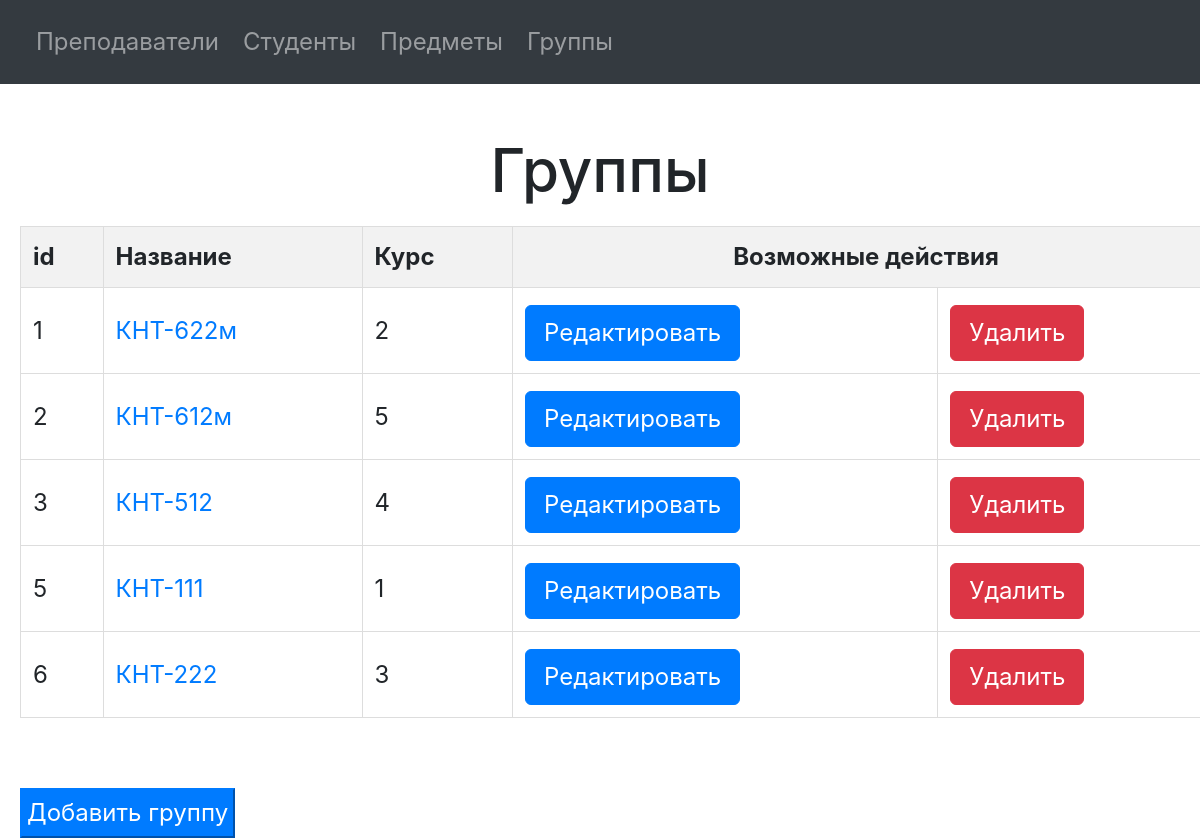
The app's page /groups/ with its own data.
### university/models.py (models this page shows, shortened)
class Group(models.Model):
    title = models.CharField(max_length=10, verbose_name="Название группы")
    course = models.IntegerField(choices=COURSE_CHOICES, verbose_name="Курс обучения")
    class Meta:
        verbose_name = "Группа"
        verbose_name_plural = "Группы"

### university/views.py (the view)
# urls.py: path('groups/', get_groups, name='add_groups'),
def get_groups(request):
    groups = Group.objects.all()
    context = {
        'groups': groups,
    }
    return render(request, "group/view_groups.html", context)

### templates/group/view_groups.html (shortened to what this page needs)
{% include "navigation.html" %}
<!DOCTYPE html>
<html lang="en">
<head>
</head>
<body>
<h1>Группы</h1>
<table border="1px solid black">
    <thead>
    <tr>
        <th>id</th>
        <th>Название</th>
        <th>Курс</th>
        <th colspan="2" style="text-align: center">Возможные действия</th>
    </tr>
    </thead>
    <tbody>
    {% for group in groups %}
        <tr>
            <td>{{ group.id }}</td>
            <td><a href="/group/{{ group.id }}">{{ group.title }}</a></td>
            <td>{{ group.course }}</td>
            <td>
                <form action="/group/{{ group.id }}/edit">
                    <button class="btn btn-primary">Редактировать</button>
                </form>
            </td>
            <td>
                <form action="/group/{{ group.id }}/delete">
                    <button class="btn btn-danger">Удалить</button>
                </form>
            </td>
        </tr>
    {% endfor %}
    </tbody>
</table>
<form action="/group/add" style="margin-top: 50px; margin-left: 10px">
    <button type="submit" class="btn-primary btn-submit">Добавить группу</button>
</form>
</body>
</html>

### university/static/style.css (style rules this page uses)
* { font-size: 24px; }
.btn-submit { margin-top: 20px; margin-left: 10px; }
h1 { margin-top: 50px; text-align: center; }
table { width: 100%; max-width: 1600px; border-collapse: collapse; margin: 20px; background-color: #fff; }
th, td { border: 1px solid #ddd; padding: 12px; text-align: left; }
th { background-color: #f2f2f2; }
button { margin-top: 5px; padding: 5px; }

### records on screen
Group: id "1", title "КНТ-622м", course "2"
Group: id "2", title "КНТ-612м", course "5"
Group: id "3", title "КНТ-512", course "4"
Group: id "5", title "КНТ-111", course "1"
Group: id "6", title "КНТ-222", course "3"
